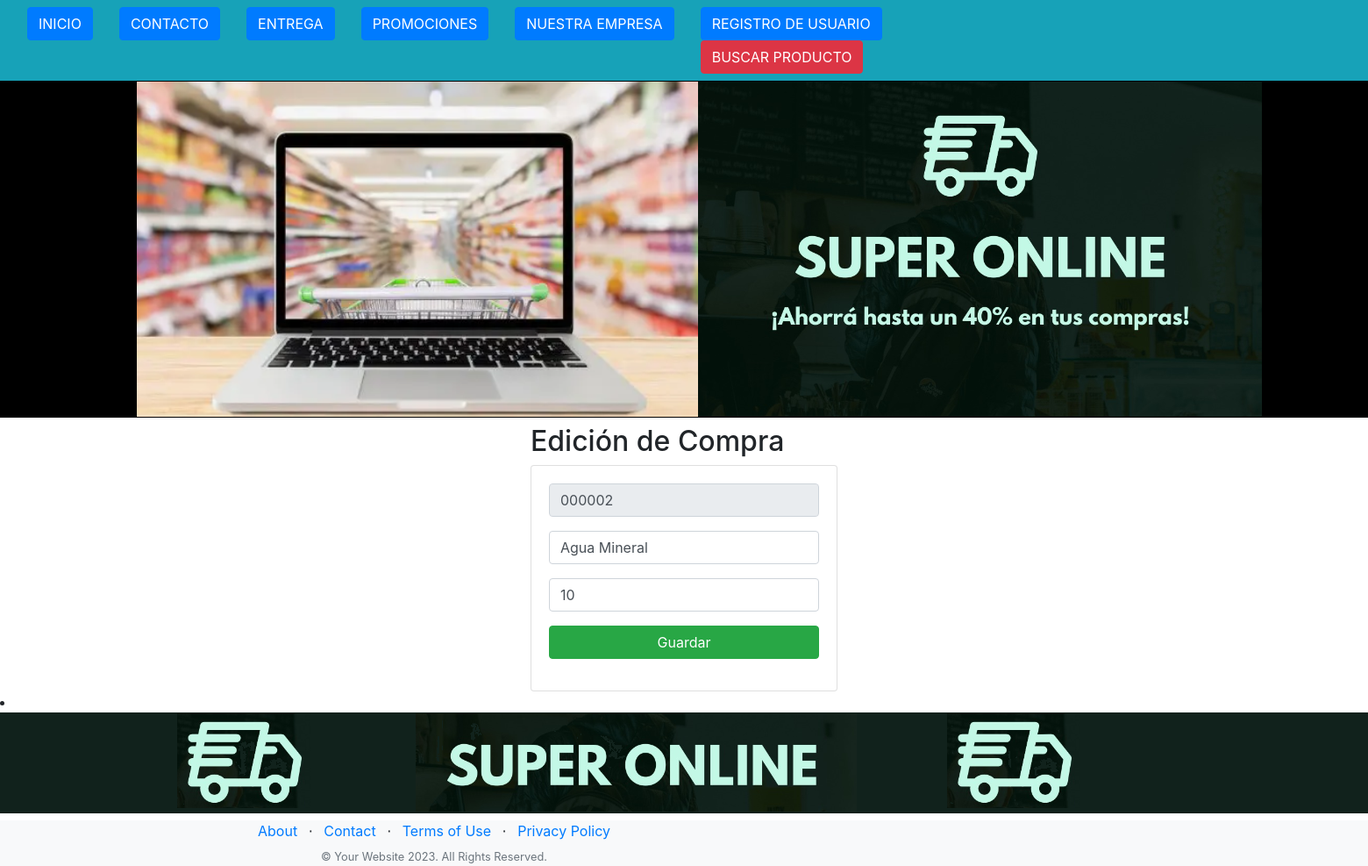
The app's page /edicionCompra/000002, older data.
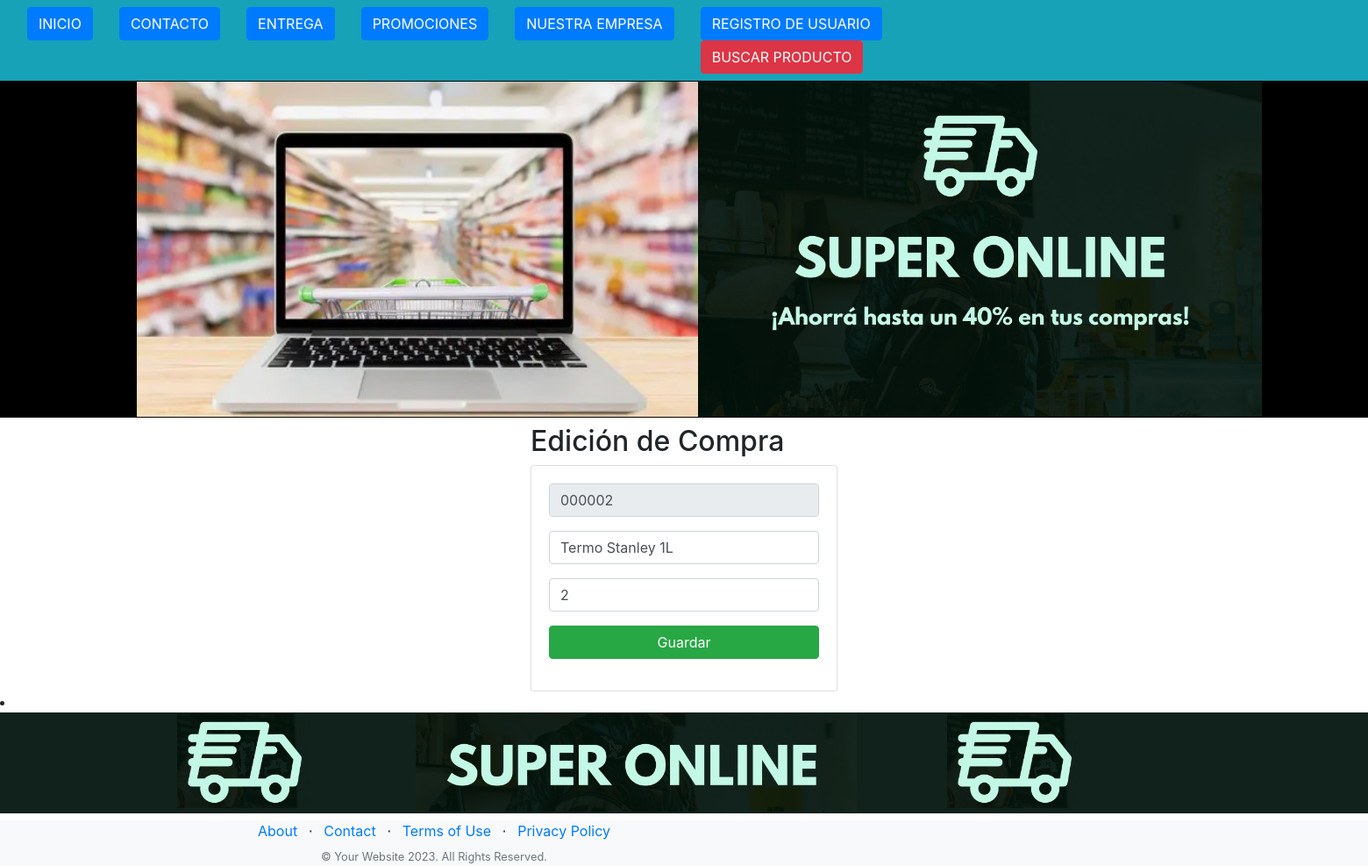
The same page, newer data.
### Aplicaciones/models.py (models this page shows, shortened)
class Compra(models.Model):
    codigo = models.CharField(primary_key=True, max_length=6)  #Debo inluir el random para generar el código de manera aleatoria.
    nombre = models.CharField(max_length=50)
    cantidad = models.PositiveSmallIntegerField() #Cantidad de Productos a comprar.

### Aplicaciones/views.py (the view)
# urls.py: path('edicionCompra/<codigo>', views.edicionCompra),
def edicionCompra(request, codigo):
    compra = Compra.objects.get(codigo=codigo)
    return render(request, "edicionCompra.html", {"compra": compra})

### Aplicaciones/templates/edicionCompra.html (shortened to what this page needs)
{% extends "./base.html" %}
{% block body %}
<div class="row">
    <div class="col-md-4 offset-md-4">
        <h2>Edición de Compra</h2>
        <div class="card">
            <div class="card-body">
                <form action="/editarCompra/" method="POST">{% csrf_token %}
                    <div class="form-group">
                        <input type="text" id="txtCodigo" name="txtCodigo" value="{{compra.codigo}}" class="form-control" placeholder="Código"
                            minlength="6" maxlength="6" readonly required>
                    </div>
                    <div class="form-group">
                        <input type="text" id="txtNombre" name="txtNombre" value="{{compra.nombre}}" class="form-control" placeholder="Nombre"
                            maxlength="50" required>
                    </div>
                    <div class="form-group">
                        <input type="text" id="numCantidad" name="numCantidad" value="{{compra.cantidad}}" class="form-control" min="1" max="9"
                        placeholder="Cantidad" required>
                    </div>
                    <div class="form-group">
                        <button type="submit" class="btn btn-success btn-block text-white">Guardar</button>
                    </div>
                </form>
            </div>
        </div>
    </div>
</div>
{% endblock %}

Row changes from the older to the newer data that the page shows:
changed Compra id 000002: txtNombre "Agua Mineral" → "Termo Stanley 1L"; numCantidad "10" → "2"
